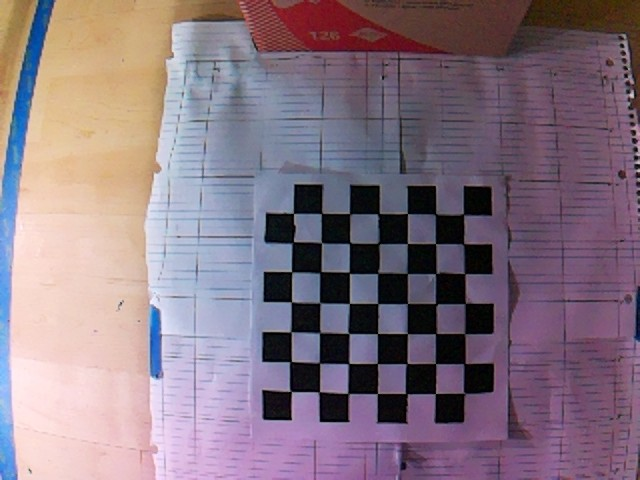
#> input picture src/test/calibration_images/RealTest.jpg, 640 x 480 px
$ python fisheyeCalibration2.py
#> lines starting #> are read from the running program, lines starting #| are printed output that depends on the picture; long printed decimals are rounded
'''
Documentation:
After the image is undistorted, create the homograhy matrix. Then you are free to go form camera to world frame!
May need to test what goes on with the robber since we are using the plane assumption

import numpy as np
import cv2

# With distortion corrected so we can map out 1 to 1
uv = np.array([[548,103], [337,143],[239,368],[515,279]])
xy = np.array([[0,0], [-500, -100], [-700,-600], [-100, -400]])

h, status = cv2.findHomography(xy, uv)

# im_pnt = np.array([337,143, 1])
im_pnt = np.array([380,188, 1])

wrld = np.matmul(np.linalg.inv(h), im_pnt)
print(wrld)

w_x = wrld[0] / wrld[2]
w_y = wrld[1] / wrld[2]

print(w_x, w_y)
'''
import cv2
# assert cv2.__version__[0] == '3', 'The fisheye module requires opencv version >= 3.0.0'
import numpy as np
import os
import glob
CHECKERBOARD = (7,7)
subpix_criteria = (cv2.TERM_CRITERIA_EPS+cv2.TERM_CRITERIA_MAX_ITER, 30, 0.1)
calibration_flags = cv2.fisheye.CALIB_RECOMPUTE_EXTRINSIC+cv2.fisheye.CALIB_CHECK_COND+cv2.fisheye.CALIB_FIX_SKEW
objp = np.zeros((1, CHECKERBOARD[0]*CHECKERBOARD[1], 3), np.float32)
objp[0,:,:2] = np.mgrid[0:CHECKERBOARD[0], 0:CHECKERBOARD[1]].T.reshape(-1, 2)
_img_shape = None
objpoints = [] # 3d point in real world space
imgpoints = [] # 2d points in image plane.
fname = glob.glob('src\\test\\calibration_images\\RealTest.jpg')
img = cv2.imread(fname[0])
#> img is the input picture: shape (480, 640, 3); mean B, G, R 129.6, 117.2, 135.1
if _img_shape == None:
    _img_shape = img.shape[:2]
else:
    assert _img_shape == img.shape[:2], "All images must share the same size."
gray = cv2.cvtColor(img,cv2.COLOR_BGR2GRAY)
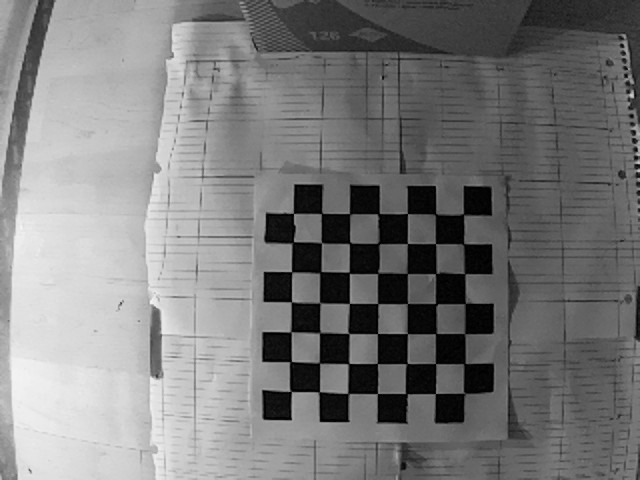
#> gray: shape (480, 640); min 0, max 248, mean 124
# Find the chess board corners
ret, corners = cv2.findChessboardCorners(gray, CHECKERBOARD, cv2.CALIB_CB_ADAPTIVE_THRESH+cv2.CALIB_CB_FAST_CHECK+cv2.CALIB_CB_NORMALIZE_IMAGE)
#> ret = True; corners = 49 rows, first 8: [463.4, 392.5], [435.3, 393.6], [406.5, 393.7], [377.4, 393.5], [348.1, 393.5], [319, 391.9], [290.8, 391.4], [465.4, 363.3]
# If found, add object points, image points (after refining them)
if ret == True:
    objpoints.append(objp)
    cv2.cornerSubPix(gray,corners,(3,3),(-1,-1),subpix_criteria)
    imgpoints.append(corners)

N_OK = len(objpoints)
K = np.zeros((3, 3))
D = np.zeros((4, 1))
rvecs = [np.zeros((1, 1, 3), dtype=np.float64) for i in range(N_OK)]
tvecs = [np.zeros((1, 1, 3), dtype=np.float64) for i in range(N_OK)]
rms, K, D, rvecs, tvecs = \
    cv2.fisheye.calibrate(
        objpoints,
        imgpoints,
        gray.shape[::-1],
        K,
        D,
        rvecs,
        tvecs,
        calibration_flags,
        (cv2.TERM_CRITERIA_EPS+cv2.TERM_CRITERIA_MAX_ITER, 30, 1e-6)
    )
#> rms = 1.86; K = [[-177530.3, 0, 1604.8], [0, -246862.6, -89.07], [0, 0, 1]]; D = [61669.7, -1510134.5, 13762313.3, -41462868.7]; rvecs = ([-0.327, -0.786, 0.0277],); tvecs = ([53.1, -16.05, 15100.2],)
print("Found " + str(N_OK) + " valid images for calibration")
print("DIM=" + str(_img_shape[::-1]))
#| DIM=(640, 480)
print("K=np.array(" + str(K.tolist()) + ")")
#| K=np.array([[-177530.257, -0.0, 1604.782], [0.0, -246862.625, -89.068], [0.0, 0.0, 1.0]])
print("D=np.array(" + str(D.tolist()) + ")")
#| D=np.array([[61669.699], [-1510134.504], [13762313.328], [-41462868.749]])
print("Rvec=np.array(" + str(rvecs) + ")")
#| Rvec=np.array((array([[-0.3271],
#|        [-0.7858],
#|        [ 0.0277]]),))
print("tvec=np.array(" + str(tvecs) + ")")
#| tvec=np.array((array([[   53.098],
#|        [  -16.054],
#|        [15100.203]]),))
